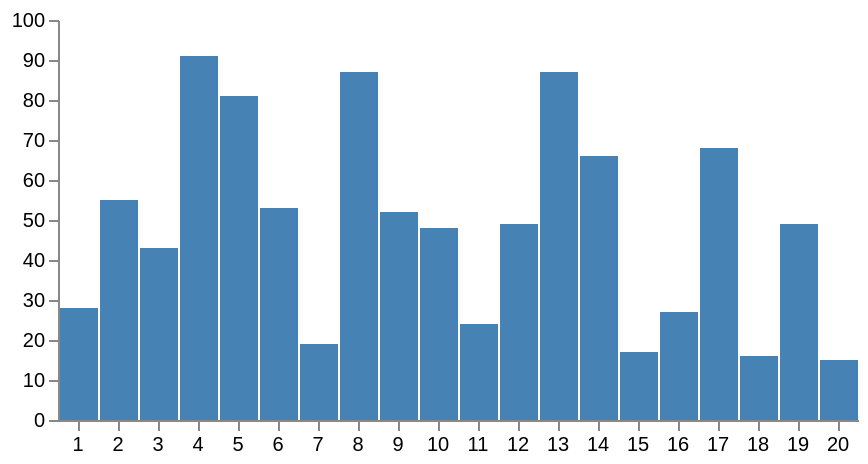

Specify this chart in Vega-Lite:
### Vega specification from a JSON file in a GitHub repository (floating-point values rounded to 4 significant figures)
{"$schema": "https://vega.github.io/schema/vega/v3.0.json", "width": 400, "height": 200, "padding": 5, "signals": [{"name": "blank", "value": {"x": 0, "y": 0}}, {"name": "label", "update": "blank", "on": [{"events": "rect:mouseover", "update": "datum"}, {"events": "rect:mouseout", "update": "blank"}]}], "data": [{"name": "table", "values": [{"x": 1, "y": 28}, {"x": 2, "y": 55}, {"x": 3, "y": 43}, {"x": 4, "y": 91}, {"x": 5, "y": 81}, {"x": 6, "y": 53}, {"x": 7, "y": 19}, {"x": 8, "y": 87}, {"x": 9, "y": 52}, {"x": 10, "y": 48}, {"x": 11, "y": 24}, {"x": 12, "y": 49}, {"x": 13, "y": 87}, {"x": 14, "y": 66}, {"x": 15, "y": 17}, {"x": 16, "y": 27}, {"x": 17, "y": 68}, {"x": 18, "y": 16}, {"x": 19, "y": 49}, {"x": 20, "y": 15}]}], "scales": [{"name": "xscale", "type": "band", "range": "width", "domain": {"data": "table", "field": "x"}}, {"name": "yscale", "type": "linear", "range": "height", "domain": {"data": "table", "field": "y"}, "nice": true}], "axes": [{"orient": "bottom", "scale": "xscale"}, {"orient": "left", "scale": "yscale"}], "marks": [{"type": "rect", "from": {"data": "table"}, "encode": {"enter": {"x": {"scale": "xscale", "field": "x", "offset": 1}, "width": {"scale": "xscale", "band": 1, "offset": -1}, "y": {"scale": "yscale", "field": "y"}, "y2": {"scale": "yscale", "value": 0}}, "update": {"fill": [{"test": "datum === label", "value": "red"}, {"value": "steelblue"}]}}}, {"type": "text", "encode": {"enter": {"align": {"value": "center"}, "fill": {"value": "#333"}}, "update": {"x": {"scale": "xscale", "signal": "label.x", "band": 0.5}, "y": {"scale": "yscale", "signal": "label.y", "offset": -5}, "text": {"signal": "label.y"}, "fillOpacity": [{"test": "label === blank", "value": 0}, {"value": 1}]}}}]}
